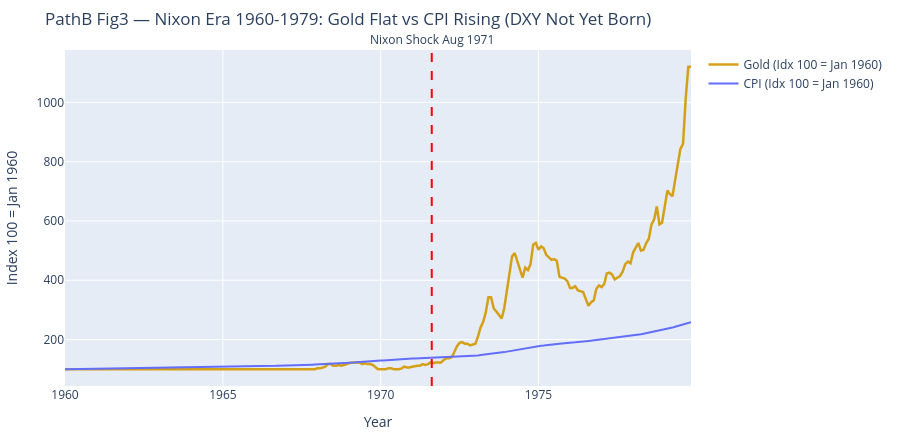

The notebook cell saved with this chart:
### Markdown cell above
#### Fig3 (5th Chart) — Nixon Period: Gold + CPI 1960-1979 (Large Separate Chart)
DXY didn't exist until Dec 1979, so this shows only Gold and CPI from the flat-price era (1960-1979). Gold flat at $35, CPI rose slowly. Nixon ended convertibility in Aug 1971 because dollars were printed for Vietnam and gold reserves drained.

### Code cell
# Fig3 — Nixon large separate chart: Gold + CPI 1960-1979 (no DXY)
# Use original gold and CPI (not merged) for 1960-1979
nixon_gold = gold[(gold['date'] >= '1960-01-01') & (gold['date'] < '1979-12-01')].copy()
nixon_cpi = cpi[(cpi['observation_date'] >= '1960-01-01') & (cpi['observation_date'] < '1979-12-01')].copy()
# Normalize both to 100 on Jan 1960 for fair comparison
base_gold_1960 = nixon_gold.iloc[0]['gold_price_usd']
base_cpi_1960 = nixon_cpi.iloc[0]['CPIAUCSL']
nixon_gold['idx'] = nixon_gold['gold_price_usd'] / base_gold_1960 * 100
nixon_cpi['idx'] = nixon_cpi['CPIAUCSL'] / base_cpi_1960 * 100
fig_nixon = go.Figure()
fig_nixon.add_trace(go.Scatter(x=nixon_gold['date'], y=nixon_gold['idx'], mode='lines', name='Gold (Idx 100 = Jan 1960)', line=dict(width=2.5, color='#d4a017')))
fig_nixon.add_trace(go.Scatter(x=nixon_cpi['observation_date'], y=nixon_cpi['idx'], mode='lines', name='CPI (Idx 100 = Jan 1960)', line=dict(width=2, color='#636efa')))
# Mark Nixon shock Aug 1971
fig_nixon.add_vline(x='1971-08-15', line_width=2, line_dash='dash', line_color='red', annotation_text='Nixon Shock Aug 1971', annotation_position='top')
fig_nixon.update_layout(title='PathB Fig3 — Nixon Era 1960-1979: Gold Flat vs CPI Rising (DXY Not Yet Born)', xaxis_title='Year', yaxis_title='Index 100 = Jan 1960', height=440, width=900, margin=dict(l=60,r=20,t=50,b=40))
fig_nixon.show()
print(f"Nixon base Jan 1960: Gold ${base_gold_1960:.0f}=100, CPI {base_cpi_1960:.1f}=100")
print("See: Gold flat at 100 until 1971, CPI climbs to ~260 by 1979. DXY not shown — started Dec 1979.")

### Figure 1 — Plotly figure (JSON) as saved in the notebook; plotly's stock layout.template omitted (floating-point values rounded to 4 significant figures; data arrays with more than 128 entries replaced by an {"elided": "..."} marker saying what was removed)
{"data": [{"line": {"color": "#d4a017", "width": 2.5}, "mode": "lines", "name": "Gold (Idx 100 = Jan 1960)", "type": "scatter", "x": {"elided": "239 str values"}, "y": {"elided": "239 float values"}}, {"line": {"color": "#636efa", "width": 2}, "mode": "lines", "name": "CPI (Idx 100 = Jan 1960)", "type": "scatter", "x": {"elided": "239 str values"}, "y": {"elided": "239 float values"}}], "layout": {"annotations": [{"showarrow": false, "text": "Nixon Shock Aug 1971", "x": "1971-08-15", "xanchor": "center", "xref": "x", "y": 1, "yanchor": "bottom", "yref": "y domain"}], "height": 440, "margin": {"b": 40, "l": 60, "r": 20, "t": 50}, "shapes": [{"line": {"color": "red", "dash": "dash", "width": 2}, "type": "line", "x0": "1971-08-15", "x1": "1971-08-15", "xref": "x", "y0": 0, "y1": 1, "yref": "y domain"}], "title": {"text": "PathB Fig3 — Nixon Era 1960-1979: Gold Flat vs CPI Rising (DXY Not Yet Born)"}, "width": 900, "xaxis": {"title": {"text": "Year"}}, "yaxis": {"title": {"text": "Index 100 = Jan 1960"}}}}
